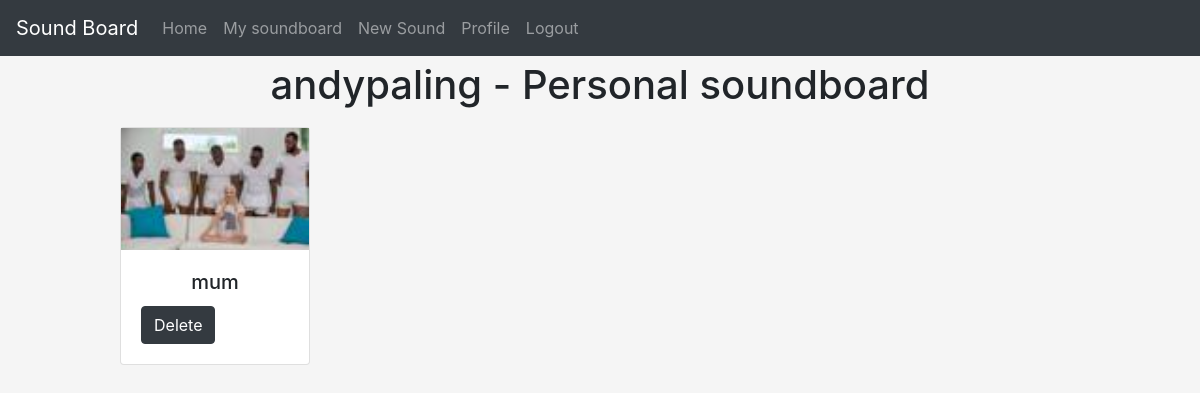
The page /soundboard/ (signed in) on the database its author committed.
### sound/models.py (models this page shows, shortened)
class UserSoundBoard(models.Model):
    user = models.ForeignKey(User,on_delete=models.CASCADE)
    sounds = models.ForeignKey(SoundPost, on_delete=models.CASCADE)

class SoundPost(models.Model):
    author = models.ForeignKey(User, on_delete=models.CASCADE, default='')
    sound = models.FileField(upload_to='sounds')
    image = models.ImageField(upload_to='images', default='images/default.png')
    title = models.CharField(max_length=50)

### sound/views.py (the view, shortened to what this page needs)
# urls.py: path('soundboard/', views.SoundBoard.as_view(), name='userboard'),
class SoundBoard(LoginRequiredMixin, View):
    @staticmethod
    def get(request):
        user_sounds = UserSoundBoard.objects.filter(user=request.user)
        if not user_sounds.first():
            context = {
                'add_sounds': 'True',
            }
        else:
            context = {
                'user_sound': user_sounds,
            }
        return render(request, 'sound/sound_board.html', context)

### templates/sound/sound_board.html (shortened to what this page needs)
{% extends 'sound/base.html' %}
{% block content %}
    <div class="row justify-content-center">
        <div class="col-10 article">
            <h1 class="center">{{ user.username }} - Personal soundboard</h1>
            <div class="row align-items-start">
                <div class="container">
                    <div class="row align-items-start">
                        {% for i in user_sound %}
                            <div class="col-sm audio-card" style="padding-top: 10px; width: 200px; max-width: 200px;">
                                <div class="card" onclick="var audio = new Audio('{{ i.sounds.sound.url }}'); audio.play()">
                                    <img src="{{ i.sounds.image.url }}" alt="sound-image">
                                    <div class="card-body">
                                        <h5 class="card-title center">{{ i.sounds.title }}</h5>
                                        <form method="post">
                                            <button class="btn btn-dark" id="prim_key" name="prim_key" value="{{ i.pk }}">Delete</button>
                                        </form>
                                    </div>
                                </div>
                            </div>
                            {% if forloop.last %}
                                <div class="col-sm"></div>
                            {% endif %}
                        {% endfor %}
                    </div>
                </div>
            </div>
        </div>
{% endblock content %}

### static/css/main.css (style rules this page uses)
body { background-color: whitesmoke; margin-bottom: 5%; }
.center { text-align: center; }
.container { display: table; }
.container>.row>* { display: table-cell; padding:5px; white-space:nowrap; }
.audio-card { transition: transform .2s; }

### rows shown on the page
UserSoundBoard: sounds.image (picture), sounds "mum", {{ i.pk }} 143 (drawn)

### other values the page prints
{{ user.username }} "andypaling"
